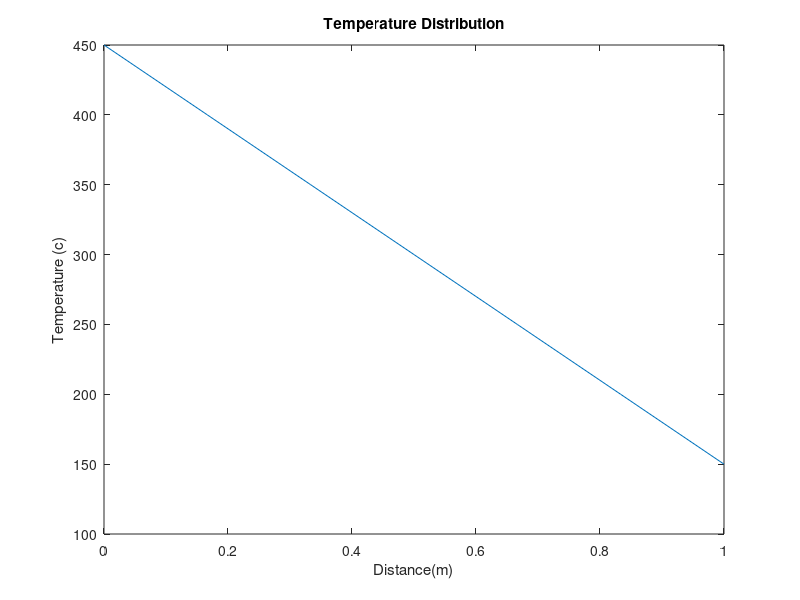

This chart was generated by the following MATLAB code:
L=1;
Nx=7;
dx=L/(Nx-1);
% k = 1;
Q = 0;
A = zeros(Nx,Nx);
A(1,1) = 2;
A(Nx,Nx)=2;
A(7,6)=-1;
for i = 2:Nx-1
    A(i,i-1) =-1;
    A(i,i) = 2;
    A(i,i+1) =-1;
    A(i-1,i) = -1;
end
disp(A)
b = zeros(Nx,1);
b(1) = 500;
b(Nx) = 100;
[V,D]=eig(A);
lambda = diag (D);
T = zeros(size(b));
for i = 1:length(lambda)
    T = T +  (V(:,i)' * b / lambda(i)) * V(:,i) ;
end
x = linspace(0,L,Nx);
plot(x,T);
xlabel('Distance(m)');
ylabel('Temperature (c)');
title('Temperature Distribution')